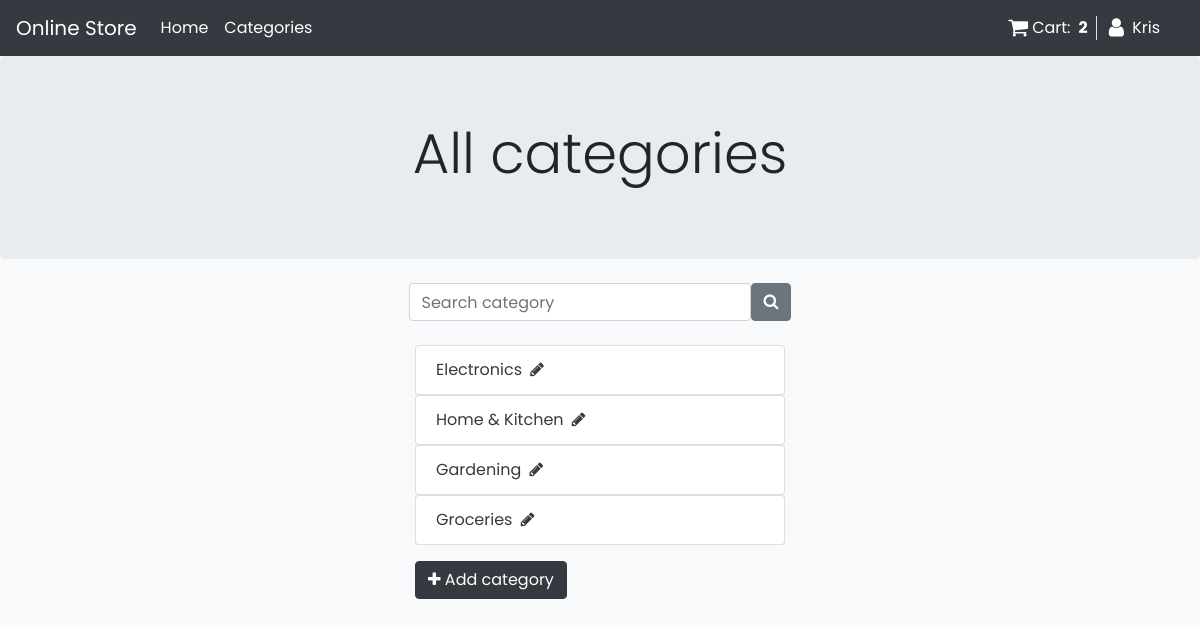
/categories_list (signed in), run on the app's committed database.
### my_store/models.py (models this page shows, shortened)
class Order(models.Model):
    user = models.ForeignKey(User, on_delete=models.CASCADE)
    items = models.ManyToManyField(OrderItem)
    ordered = models.BooleanField(default=False)
    billing_address = models.ForeignKey('BillingAddress', on_delete=models.SET_NULL, blank=True, null=True)
    shipping_address = models.ForeignKey('ShippingAddress', on_delete=models.SET_NULL, blank=True, null=True)
    start_date = models.DateTimeField(auto_now_add=True)
    ordered_date = models.DateTimeField()

class Category(models.Model):
    name = models.CharField(max_length=60)

### my_store/views.py (the view)
# urls.py: path('categories_list', views.CategoryListView.as_view(), name='categories'),
class CategoryListView(ListView):
    model = Category
    template_name = 'category/category_list.html'
    context_object_name = 'categories'
    def get_queryset(self):
        categories = Category.objects.all()
        search = self.request.GET.get('search')
        if search is not None:
            categories = categories.filter(name__icontains=search)
        return categories

### my_store/templatetags/cart_template_tag.py (called while the page is built)
@register.filter
def cart_item_count(user):
    if user.is_authenticated:
        qs = Order.objects.filter(user=user, ordered=False)
        if qs.exists():
            return qs[0].items.count()
    return 0

### my_store/templates/category/category_list.html (shortened to what this page needs)
{% extends 'base.html' %}
{% block header %}All categories{% endblock %}
{% block content %}
<div class="container-fluid pt-4">
    <div class="row justify-content-center pb-4">
            {% if price_sort_type or brand_name %}
            {% else %}
            <form class="form-inline" method="get">
                <input class="form-control" type="search" placeholder="Search category" aria-label="Search" name="search">
                <button class="btn btn-secondary" type="submit"><i class="fa fa-search " aria-hidden="true"></i></button>
            </form>
    {% endif %}
    </div>
    <div class="row bg-light justify-content-center">
            <div class="col-4">
                {% for c in categories %}
                <ul class="list-group">
                        <li class="list-group-item">
                            <a class="text-dark" href="{% url 'products' %}?category={{c.id}}">{{ c.name }}</a>
                            {% if perms.my_store.delete_category %}
                            <a  href="{% url 'edit_category' c.id %}"><i class="fa fa-pencil text-dark ml-1" aria-hidden="true"></i></a>
                            {% endif %}
                        </li>
                </ul>
                {% endfor %}
                {% if perms.create_category %}
                <a class="btn btn-dark mt-3" href="{% url 'create_category' %}">
                    <i class="fa fa-plus" aria-hidden="true"></i>
                    Add category
                </a>
                {% endif %}
            </div>
    </div>
</div>
{% endblock %}

### my_store/templates/base.html (shortened to what this page needs)
<!DOCTYPE html>
<html lang="en">
{% load static %}
{% load cart_template_tag %}
<head>
    <link rel="stylesheet" href="https://cdn.jsdelivr.net/npm/bootstrap@4.6.0/dist/css/bootstrap.min.css">
    <link rel="stylesheet" href="https://cdnjs.cloudflare.com/ajax/libs/font-awesome/4.7.0/css/font-awesome.min.css">
    <link rel="stylesheet" href="{% static 'my_store/css/stylesheet.css' %}">
</head>
<nav class="navbar navbar-expand-lg navbar-dark bg-dark">
    <a class="navbar-brand" href="{% url 'products' %}">Online Store</a>
    <div class="navbar-collapse collapse" id="navbarSupportedContent">
        <ul class="navbar-nav ">
            <li class="nav-item active">
                <a class="nav-link " href="{% url 'products' %}">Home <span class="sr-only">(current)</span></a>
            </li>
        </ul>
        <ul class="navbar-nav mr-auto">
            <li class="nav-item dropdown">
                <a class="nav-link active" href="#" id="navbarDropdown" role="button" data-toggle="dropdown" aria-haspopup="true" aria-expanded="false">
                    Categories
                </a>
            </li>
        </ul>
        <ul class="navbar-nav ">
            <li class="nav-item ">
                <div class="border-right">
                    <a class="text-white mr-2" href="{% url 'shopping_cart' %}">
                     <i class="fa fa-shopping-cart fa-lg mr-1 " aria-hidden="true"></i>Cart:
                        <div class="font-weight-bold float-right mr-2">
                            {{ request.user | cart_item_count }}
                        </div>
                    </a>
                </div>
            </li>
        </ul>
        {% if user.is_authenticated %}
        <ul class="navbar-nav">
            <li class="nav-item dropdown  ml-1">
                <a class="nav-link text-white" href="#" id="UserDropdown" role="button" data-toggle="dropdown">
                    <i class="fa fa-user fa-lg mr-1" aria-hidden="true"></i>
                    {{ user | title }}
                </a>
            </li>
        </ul>
        {% endif %}
    </div>
</nav>
<div class="jumbotron mb-0 " style="text-align: center;">
        <div class="container">
            <h1 class="display-4">
                {% block header %}{% endblock %}
            </h1>
        </div>
</div>
<body class="bg-light" style="">
{% block content %}
{% endblock %}
</body>
</body>
</html>

### my_store/templates/base.html (style rules this page uses)
body { font-family: 'Poppins', sans-serif; }

### data on the page
Category: name "Electronics"
Category: name "Home & Kitchen"
Category: name "Gardening"
Category: name "Groceries"

### other printed values
{{ request.user | cart_item_count }} "2"
{{ user | title }} "Kris"
